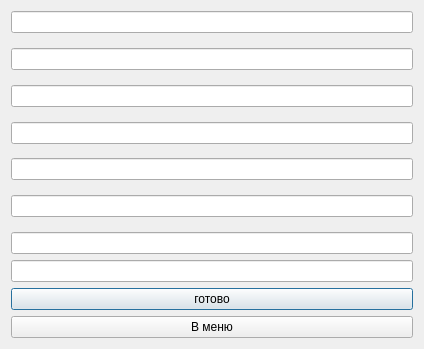
<?xml version="1.0" encoding="UTF-8"?>
<ui version="4.0">
 <class>Add_book_start</class>
 <widget class="QDialog" name="Add_book_start">
  <property name="geometry">
   <rect>
    <x>0</x>
    <y>0</y>
    <width>424</width>
    <height>349</height>
   </rect>
  </property>
  <property name="windowTitle">
   <string>Ввод данных книги</string>
  </property>
  <layout class="QVBoxLayout" name="verticalLayout_2">
   <item>
    <layout class="QVBoxLayout" name="verticalLayout">
     <item>
      <widget class="QLineEdit" name="author">
       <property name="text">
        <string/>
       </property>
      </widget>
     </item>
     <item>
      <spacer name="verticalSpacer">
       <property name="orientation">
        <enum>Qt::Vertical</enum>
       </property>
       <property name="sizeHint" stdset="0">
        <size>
         <width>20</width>
         <height>40</height>
        </size>
       </property>
      </spacer>
     </item>
     <item>
      <widget class="QLineEdit" name="izdanie">
       <property name="text">
        <string/>
       </property>
      </widget>
     </item>
     <item>
      <spacer name="verticalSpacer_2">
       <property name="orientation">
        <enum>Qt::Vertical</enum>
       </property>
       <property name="sizeHint" stdset="0">
        <size>
         <width>20</width>
         <height>40</height>
        </size>
       </property>
      </spacer>
     </item>
     <item>
      <widget class="QLineEdit" name="izdatel">
       <property name="text">
        <string/>
       </property>
      </widget>
     </item>
     <item>
      <spacer name="verticalSpacer_3">
       <property name="orientation">
        <enum>Qt::Vertical</enum>
       </property>
       <property name="sizeHint" stdset="0">
        <size>
         <width>20</width>
         <height>40</height>
        </size>
       </property>
      </spacer>
     </item>
     <item>
      <widget class="QLineEdit" name="godizdania">
       <property name="text">
        <string/>
       </property>
      </widget>
     </item>
     <item>
      <spacer name="verticalSpacer_4">
       <property name="orientation">
        <enum>Qt::Vertical</enum>
       </property>
       <property name="sizeHint" stdset="0">
        <size>
         <width>20</width>
         <height>40</height>
        </size>
       </property>
      </spacer>
     </item>
     <item>
      <widget class="QLineEdit" name="name">
       <property name="text">
        <string/>
       </property>
      </widget>
     </item>
     <item>
      <spacer name="verticalSpacer_5">
       <property name="orientation">
        <enum>Qt::Vertical</enum>
       </property>
       <property name="sizeHint" stdset="0">
        <size>
         <width>20</width>
         <height>40</height>
        </size>
       </property>
      </spacer>
     </item>
     <item>
      <widget class="QLineEdit" name="form">
       <property name="text">
        <string/>
       </property>
      </widget>
     </item>
     <item>
      <spacer name="verticalSpacer_6">
       <property name="orientation">
        <enum>Qt::Vertical</enum>
       </property>
       <property name="sizeHint" stdset="0">
        <size>
         <width>20</width>
         <height>40</height>
        </size>
       </property>
      </spacer>
     </item>
     <item>
      <widget class="QLineEdit" name="count">
       <property name="text">
        <string/>
       </property>
      </widget>
     </item>
     <item>
      <widget class="QLineEdit" name="quantity"/>
     </item>
     <item>
      <widget class="QPushButton" name="pushButton">
       <property name="text">
        <string>готово</string>
       </property>
      </widget>
     </item>
     <item>
      <widget class="QPushButton" name="pushButton_2">
       <property name="text">
        <string>В меню</string>
       </property>
      </widget>
     </item>
    </layout>
   </item>
  </layout>
  <action name="Add_book_start_2">
   <property name="checkable">
    <bool>true</bool>
   </property>
   <property name="text">
    <string>!!!!</string>
   </property>
  </action>
 </widget>
 <resources/>
 <connections/>
</ui>
